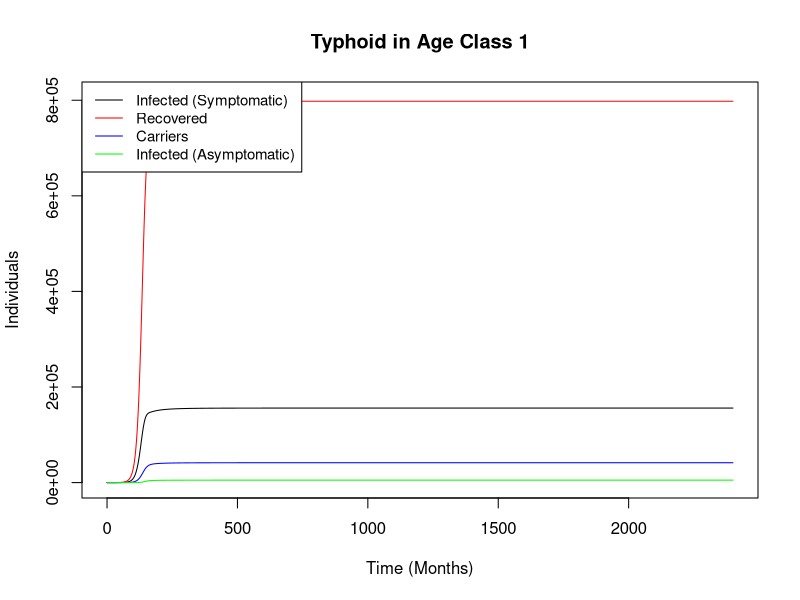
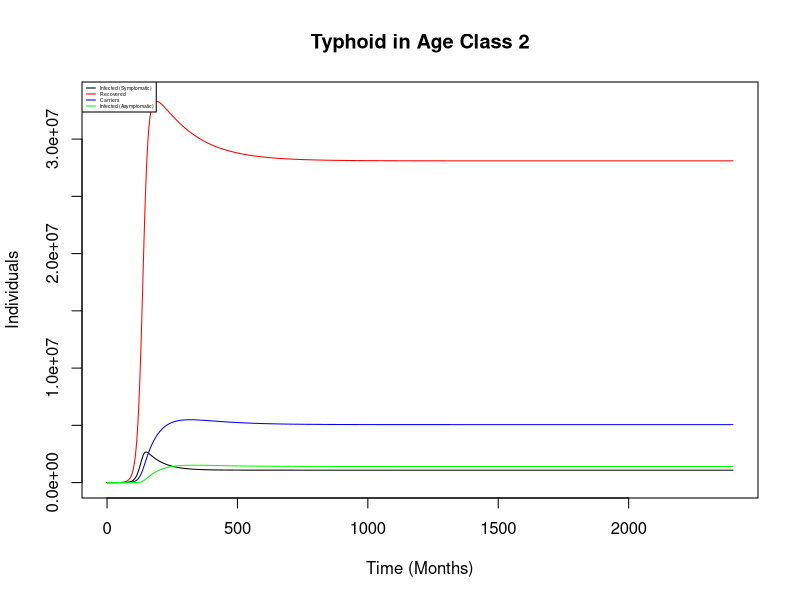
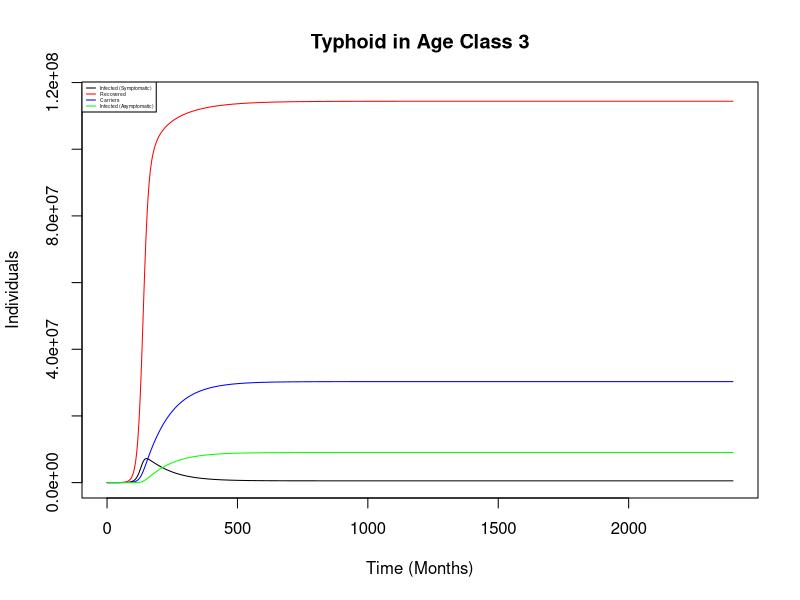
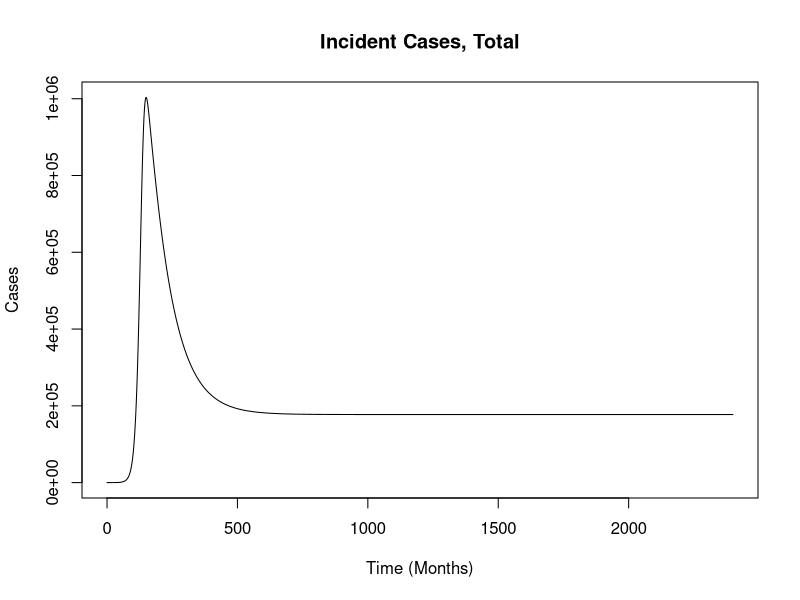
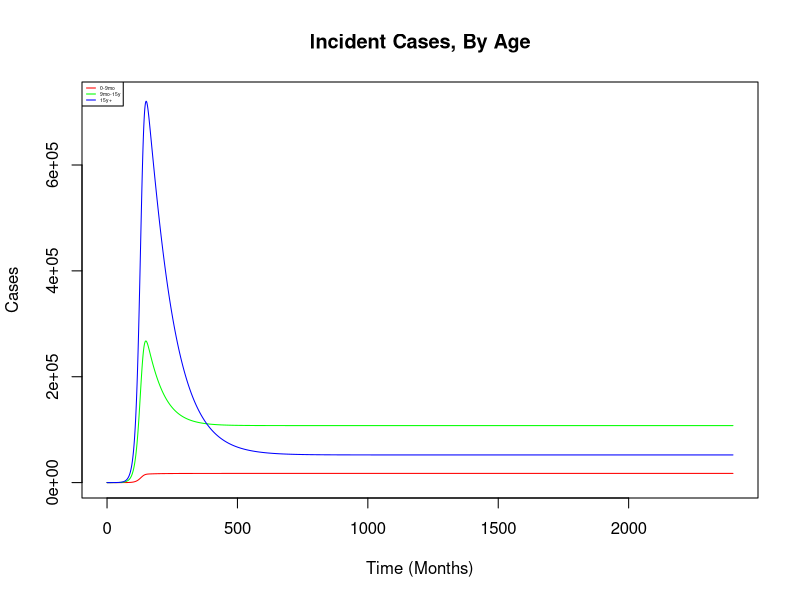

Recreate these plots in R, in order.
library(deSolve)

######################## Typhoid age model (age structure, no vaccination)  ########################

typhoid_age_model <- function(times,yinit,pars){
  
  with(as.list(c(yinit,pars)), {
    # We need to run the model for a "burn-in period" of 100 years 
    # to get the "equilibrium" number of people in each state
    
    # get total population
    N = sum(yinit)
    
    # Define each model state as a vector of states for each age group
    S = c(S1, S2, S3)
    I_S = c(I_S1, I_S2, I_S3)
    R = c(R1, R2, R3)
    C = c(C1, C2, C3)
    S_R = c(S_R1, S_R2, S_R3)
    I_A = c(I_A1, I_A2, I_A3)
    
    # put demographic parameters into vectors for easier calculation
    births <- c(mu_0*N, 0, 0)
    age_in <- c(0, mu_1, mu_2) #demographic in-flow vector for non-susceptible states (multiplies by age group below)
    age_out = c(mu_1 ,mu_2, 0) #demographic outflow vector for all states
    die <- mu_3
    
    # Calculate force of infection vector
    lambda<- beta_0*sum(I_S, r_a*I_A, r_c*C)
    
    #differential equations
    # Susceptibles
    dS <- births - lambda*S  + age_in*c(0,S[1],S[2]) - age_out*S - die*S 
    # Infecteds
    dI_S <- lambda*S - delta*I_S + age_in*c(0,I_S[1],I_S[2]) - age_out*I_S - die*I_S
    # Recovereds
    dR <- delta*(1-theta)*I_S + delta*I_A - w*R + age_in*c(0,R[1],R[2]) - age_out*R - die*R
    # Carriers
    dC <- delta*theta*I_S  + age_in*c(0,C[1],C[2]) - age_out*C - die*C
    # Susceptible -- Previously Infected
    dS_R <- w*R - lambda*S_R + age_in*c(0,S_R[1],S_R[2]) - age_out*S_R - die*S_R
    # Infected -- Previously Infected (Asymptomatic)
    dI_A <- lambda*S_R - delta*I_A + age_in*c(0,I_A[1],I_A[2]) - age_out*I_A - die*I_A
    
    return(list(c(dS, dI_S, dR, dC, dS_R, dI_A)))})	
  
}

################## Setting Parameters ##################

#Demographic parameters (times in months)
pop0<- 1.35e9 # population size
mu_0 = 0.0015  # birth rate = death rate

#Transmission Parameter
beta_0 = .75e-9 # baseline transmission rate

#Infection parameters
delta = 1 #1/duration of infectiousness
theta = .03 # proportion of infected who become carriers
r_c = .25 # relative infectiousness of chronic carriers
r_a = .33 # relative infectiousness of asymptomatic (subsequent) infections
w = 1/12 # 1/duration of immunity from natural infection (rate at which immunity wanes after infection)
rep = 0.1 # probability of symptomatic disease (first infections)

## Additional demographic parameters (times in months)
pop_dist <- c(.1,.3,.6)  #initial population age distribution (this will also equilibrate during the burn-in period)

mu_0 = 0.0015  # Birth rate
mu_1 = 1/9   # Rate at which people age out of first age class/into second age class
mu_2 = 1/(14.25*12) # Rate at which people age out of second age class/into third age class
mu_3 = mu_0   # set death rate equal to birth rate to keep population constant

# Save the parameter values
pars_age <- cbind(mu_0, mu_1, mu_2, mu_3, beta_0, delta, theta, r_c, r_a, w)

## Set the Time Frame 

start_burnin = 0 # start date
end_burnin = 200*12 #NOTE: time is in months. Set to 100 for burn-in, and extend to run longer
times_burnin <- seq(start_burnin, end_burnin, by = 1) # gives a sequence from start to end in increments of 1

## Initial Conditions 
init_prev <- .0000001   #initial prevalence (assume epidemic begins with very low prevalence)

# Create Matrix of Initial State Variables: 3 Age Groups, 6 Disease Compartments
yinit_in <- c(S =(1-init_prev)*pop0*pop_dist, # assume everyone except those infected are susceptible to begin with
              I_S = init_prev*pop0*pop_dist, 
              R=rep(0,3), 
              C=rep(0,3), 
              S_R=rep(0,3), 
              I_A=rep(0,3))

############# Running The Model ####################

results <- as.data.frame(ode(y=yinit_in, times=times_burnin, func=typhoid_age_model, parms=pars_age,
                             method='rk4'))

## calculate total and age-specific incident cases

# Calculate the incidence rate of new infections (aka the "force of infection")
incidence_rate_lambda = beta_0*(rowSums(results[,c('I_S1','I_S2','I_S3')]) + 
                                  r_a*rowSums(results[,c('I_A1','I_A2','I_A3')])+
                                  r_c*rowSums(results[,c('C1','C2','C3')]))

# Calculate the number of new cases at each time point overall and for each age group
incidence_total = rep*rowSums(results[,c('S1','S2','S3')])*incidence_rate_lambda

incidence1 = rep*results$S1*incidence_rate_lambda
incidence2 = rep*results$S2*incidence_rate_lambda
incidence3 = rep*results$S3*incidence_rate_lambda


############# Plotting Results ######################

## State Variable Plots for Each Age Group ##
plot(times_burnin, results$I_S1, type= "l", col = 'black',ylab="Individuals",
     xlab="Time (Months)", main = "Typhoid in Age Class 1", 
     ylim=c(0,1.01*max(results$I_S1,results$R1,results$C1,results$I_A1)))
lines(times_burnin, results$R1, col = 'red')
lines(times_burnin, results$C1, col = 'blue' )
lines(times_burnin, results$I_A1, col = 'green')
legend("topleft",legend=c("Infected (Symptomatic)","Recovered","Carriers","Infected (Asymptomatic)"), 
       col=c("black","red","blue","green"),
       lty=1, ncol=1, cex =.9, pt.cex = 1)

plot(times_burnin, results$I_S2, type= "l", col = 'black',ylab="Individuals",
     xlab="Time (Months)", main = "Typhoid in Age Class 2", 
     ylim=c(0,1.01*max(results$I_S2,results$R2,results$C2,results$I_A2)))
lines(times_burnin, results$R2, col = 'red')
lines(times_burnin, results$C2, col = 'blue' )
lines(times_burnin, results$I_A2, col = 'green')
legend("topleft",legend=c("Infected (Symptomatic)","Recovered","Carriers","Infected (Asymptomatic)"), 
       col=c("black","red","blue","green"),
       lty=1, ncol=1, cex =.3, pt.cex = 1)

plot(times_burnin, results$I_S3, type= "l", col = 'black',ylab="Individuals",
     xlab="Time (Months)", main = "Typhoid in Age Class 3", 
     ylim=c(0,1.01*max(results$I_S3,results$R3,results$C3,results$I_A3)))
lines(times_burnin, results$R3, col = 'red')
lines(times_burnin, results$C3, col = 'blue' )
lines(times_burnin, results$I_A3, col = 'green')
legend("topleft",legend=c("Infected (Symptomatic)","Recovered","Carriers","Infected (Asymptomatic)"), 
       col=c("black","red","blue","green"),
       lty=1, ncol=1, cex =.3, pt.cex = 1)

## Incidence Plots ##
plot(times_burnin, incidence_total,type= "l", col='black', ylab="Cases",xlab="Time (Months)",
     main="Incident Cases, Total")

plot(times_burnin, incidence1, type= "l", col='red', ylab="Cases",xlab="Time (Months)",
     main="Incident Cases, By Age", ylim=c(0,1.01*max(incidence1,incidence2,incidence3)))
lines(times_burnin, incidence2, col='green')
lines(times_burnin, incidence3, col='blue')
legend("topleft",legend=c("0-9mo","9mo-15y","15y+"), 
       col=c("red","green","blue"),
       lty=1, ncol=1, cex =.3, pt.cex = 1)

############ Question 5 ##############

## Incidence rate calculation
## rate per 100,000 is calculated as (cases/population)*100,000

# Get incidence at end of burn-in period (annual incidence ~ 12 months/year * monthly incidence)

# Average age of infection: age-group midpoint age * weight, weight = incident cases in age group/total incident cases

incidence = 12*sum(incidence_total[end_burnin])/pop0*1e5

Avg_AoI = (0.375*incidence1[end_burnin]+7.5*incidence2[end_burnin]+(68.5/2)*incidence3[end_burnin])/(incidence_total[end_burnin])

print(incidence)
print(Avg_AoI)
